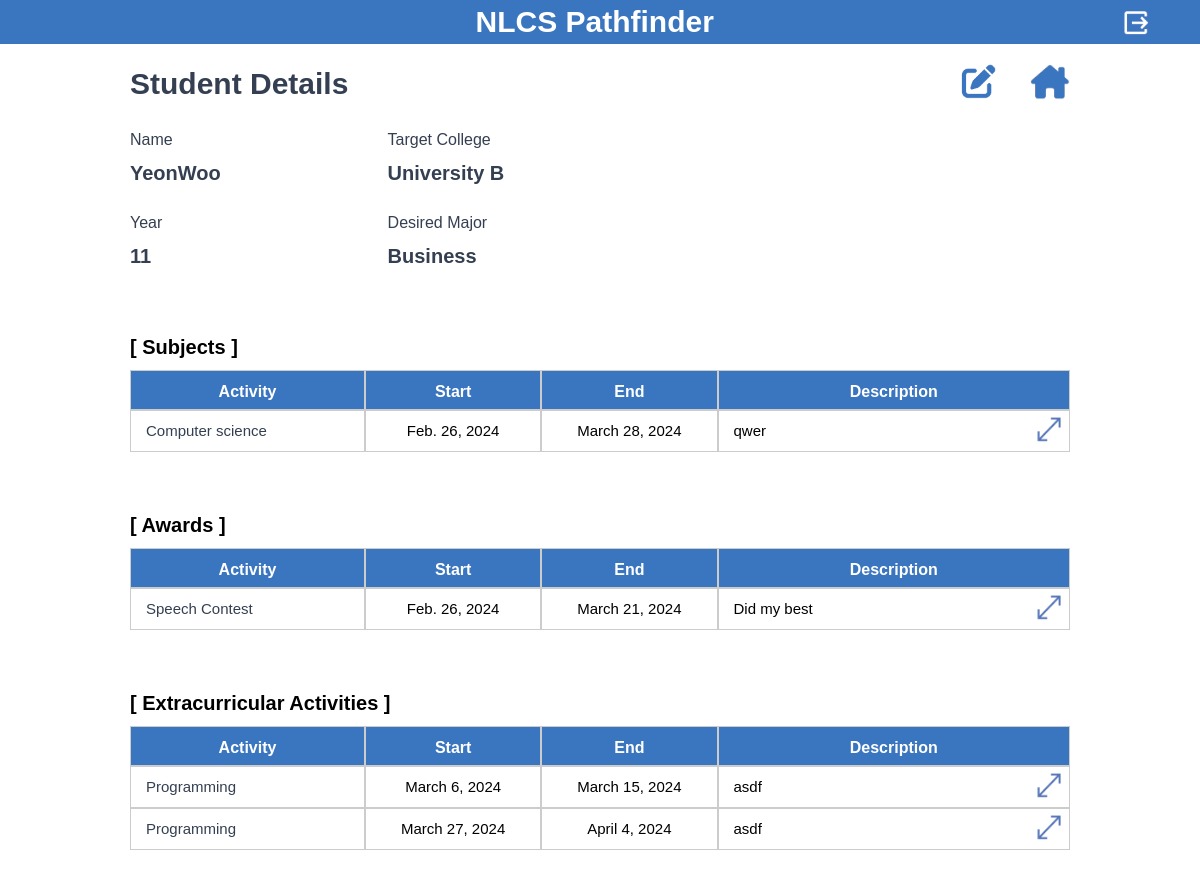
The app's page /counselor-checkdetails/6/ (signed in), older data.
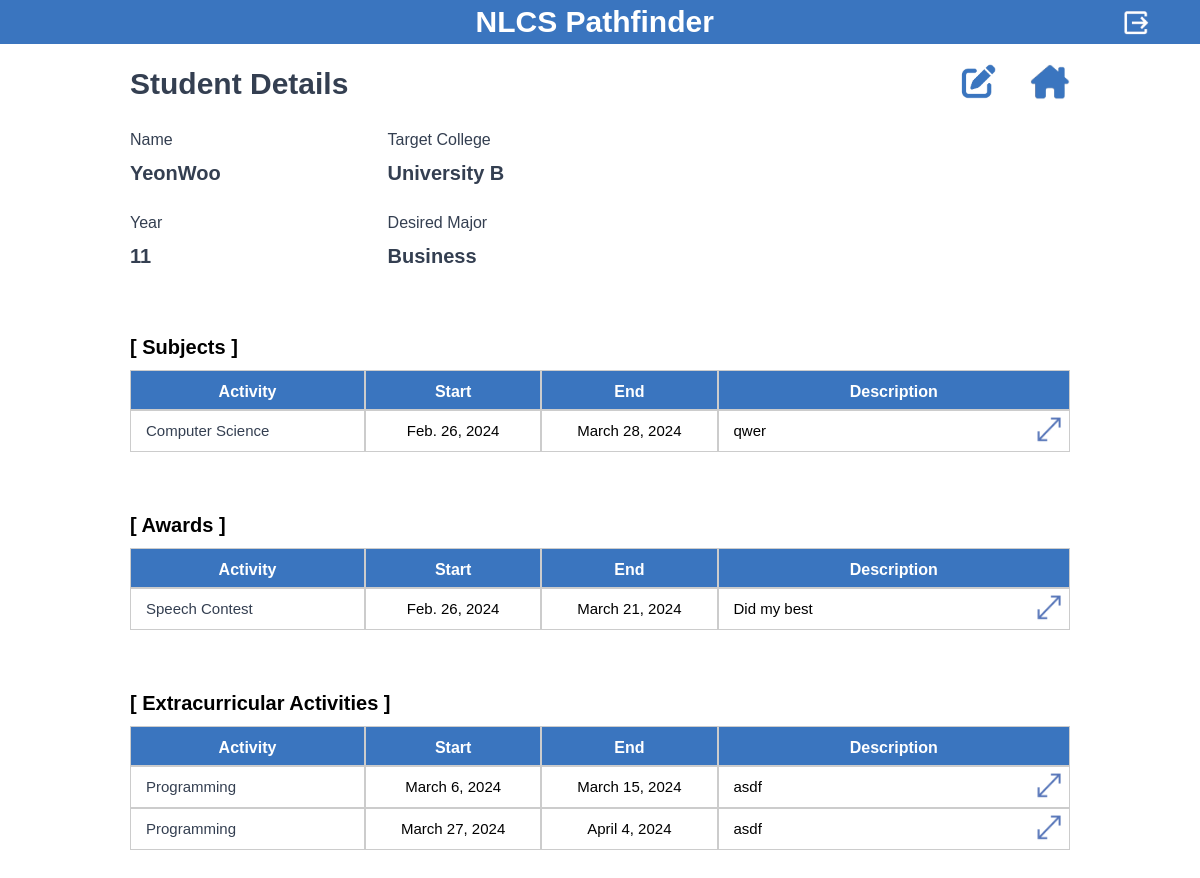
The same page, newer data.
### student/models.py (models this page shows, shortened)
class ActivityExperience(models.Model):
    student = models.ForeignKey(Student, on_delete=models.CASCADE)
    category = models.ForeignKey(Category, on_delete=models.CASCADE, null=True, blank=True)
    activity = models.ForeignKey(Activity, on_delete=models.CASCADE, null=True, blank=True)
    start_date = models.DateField(default='2000-01-01', null=True, blank=True)
    end_date = models.DateField(default='2000-01-01', null=True, blank=True)
    description = models.TextField(max_length=250, null=True)

### manager/models.py (models this page shows)
class Activity(models.Model):
    name = models.CharField(max_length=50)
    category = models.ForeignKey(Category, on_delete=models.CASCADE, null=True, blank=True)
    is_active = models.BooleanField(default=True)
    def __str__(self):
        return self.name

### counselor/views.py (the view)
# urls.py: path('counselor-checkdetails/<int:id>/', views.counselor_checkdetails, name='counselor-checkdetails'),
@login_required
def counselor_checkdetails(request, id):
    student = Student.objects.get(id = id)
    existing_activity_experiences = ActivityExperience.objects.filter(student=student).order_by('pk')
    category = Category.objects.all().order_by('pk')
    eae_categories = []
    for eae in existing_activity_experiences:
        if eae.category in eae_categories:
            continue
        else:
            eae_categories.append(eae.category)
    categories = []
    for cat in category:
        if cat in eae_categories:
            categories.append(cat)
    context = {
        'student': student,
        'categories': categories,
        'existing_activity_experiences': existing_activity_experiences,
    }
    return render(request, 'counselor_checkdetails.html', context)

### manager/models.py (called while the page is built)
    def __str__(self):
        return self.name

    def __str__(self):
        return self.name

### counselor/templates/counselor_checkdetails.html (shortened to what the changed rows need)
<!DOCTYPE html>
<html data-wf-page="65db511b0bca11cd034141f6" data-wf-site="65dae9a8aed2bddc7d4faf42">
<head>
  {% load static %}
  <link href="{% static 'css/normalize.css' %}" rel="stylesheet" type="text/css">
  <link href="{% static 'css/webflow.css' %}" rel="stylesheet" type="text/css">
  <link href="{% static 'css/2024-ia-gyumin.webflow.css' %}" rel="stylesheet" type="text/css">
  <link rel="stylesheet" href="{% static 'css/bootstrap.min.css' %}">
  <link rel="stylesheet" href="{% static 'css/custom.css' %}">
  <link rel="stylesheet" href="{% static 'css/bootstrap-datetimepicker.css' %}">
</head>
<body class="body">
  <form method="POST">
  <section class="sectionmaintitle sectionheader sectionheaderlogout">
    <h1 class="headingmaintitle">                NLCS Pathfinder</h1>
  </section>
  <section class="sectionstddtls">
    <div class="w-layout-blockcontainer containerstdregheader w-container">
      <div class="divstdregessentialheaderdetail">
        <div id="w-node-f18b932d-7f52-d60e-bbf3-5157eddd1049-034141f6" class="divstdregheaderleft">
          <h1 class="headingstdregheaderleft">Student Details</h1>
        </div>
      </div>
    </div>
    {% for category in categories %}
          <div class="w-layout-blockcontainer containerstddetailscategory w-container">
            <div class="divstddetailscategory">
              <h1 id="w-node-aaca072b-a8ac-cc98-dc72-927880bba455-034141f6" class="headingstddetailscategory">[
                {{ category.name }} ]</h1>
            </div>
            <div class="divstddetailscategorytable">
              <div id="w-node-cf370158-e546-3441-ffe0-6c4fa484b8b1-034141f6" class="divtablestdlistheader">Activity</div>
              <div id="w-node-e06b81cd-ba85-55b8-9b0d-b3d87825d772-034141f6" class="divtablestdlistheader">Start</div>
              <div id="w-node-bb5e6395-51e4-5298-146c-524bc37f5fd3-034141f6" class="divtablestdlistheader">End</div>
              <div id="w-node-_7bc0bb9c-5661-2516-6c57-1be397781cd6-034141f6" class="divtablestdlistheader">Description</div>
              {% for eae in existing_activity_experiences %}
                {% if category == eae.category %}
                  <div id="w-node-_179c3a27-b557-71e4-c74d-f36f7d2376ff-034141f6" class="divstddetailstabledata">
                    <h1 class="headingtablestdlistdata">{{ eae.activity }}</h1>
                  </div>
                  <div id="w-node-_5197f733-7904-6cc7-9ecc-baf557ef89ba-034141f6" class="divstddetailstabledata">
                    <h1 class="headingtablestddtldata">{{ eae.start_date }}</h1>
                  </div>
                  <div id="w-node-_2a811ce6-2efa-3a34-5816-e5649499b8b6-034141f6" class="divstddetailstabledata">
                    <h1 class="headingtablestddtldata">{{ eae.end_date }}</h1>
                  </div>
                  <div id="w-node-_84ed7adf-5fd5-6474-9416-47f2fad004fe-034141f6" class="divstddetailstabledescription">
                    <h1 class="headingtablestdlistdesc" style="overflow:hidden">{{ eae.description }}</h1>
                    <a id="w-node-c6453094-f52f-d433-d712-7ee8e9106299-034141f6" style="text-decoration:none; cursor:pointer" onclick="showModal(this);" class="divstddetailstabledescriptionbutton"><img class="img-fluid" src="{% static 'img/arrow_wide.png' %}" alt="Logo"></a>
                  </div>
                {% endif %}
              {% endfor %}
            </div>
          </div>
    {% endfor %}
  </section>
  </form>
</body>
</html>

Row changes from the older to the newer data that the page shows:
changed through a linked row, ActivityExperience "qwer": activity "Computer science" → "Computer Science"
